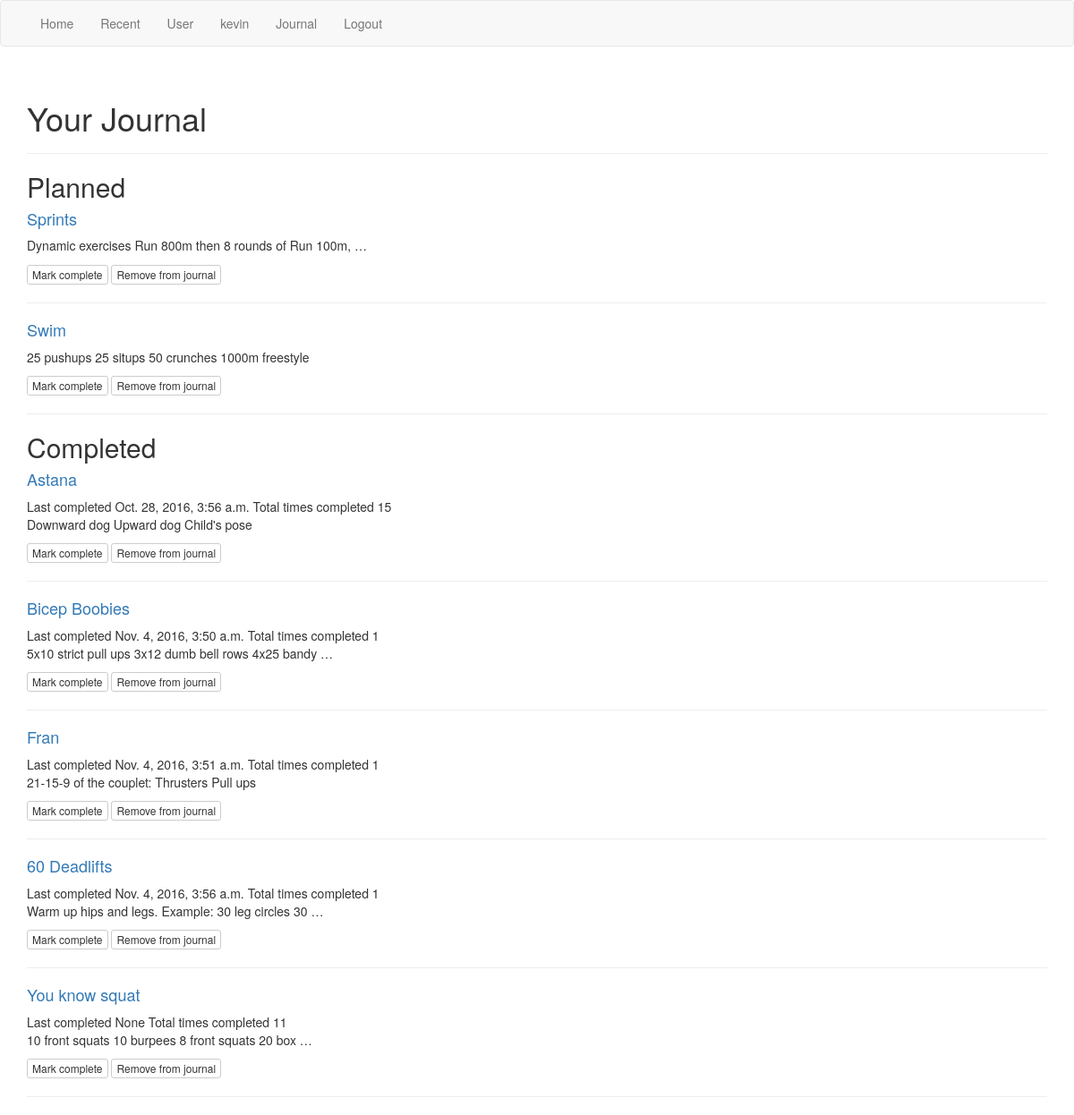
Page /workouts/journal/ (signed in) on the committed database.
### workouts/models.py (models this page shows, shortened)
class Journal(models.Model):
  user = models.ForeignKey(settings.AUTH_USER_MODEL, on_delete=models.CASCADE)
  routine = models.ForeignKey(Routine, on_delete=models.CASCADE)
  completed_on = models.DateTimeField(null=True)
  completed_count = models.IntegerField(default=0)

class Routine(models.Model):
  routine_title = models.CharField(max_length=70)
  routine_text = models.TextField()
  pub_date = models.DateTimeField('date published', default=timezone.now)
  created_by = models.ForeignKey(settings.AUTH_USER_MODEL, related_name="created_by")
  modify_date = models.DateTimeField('date modified', null=True)
  modified_by = models.ForeignKey(settings.AUTH_USER_MODEL, null=True, related_name="modified_by")
  likes = models.IntegerField(default=0)

### workouts/views.py (the view, shortened to what this page needs)
@login_required()
def journal(request):
  journal = Journal.objects.filter(user=request.user)
  journal_planned = journal.filter(completed_count=0)
  journal_completed = journal.filter(completed_count__gt=0)
  params = dict(journal_planned=journal_planned,
                journal_completed=journal_completed)
  return render(request, "workouts/journal.html", params)

### workouts/templates/workouts/journal.html (shortened to what this page needs)
{% extends "./journal_browse.html" %}
{% block journal_title %}
<div class="page-header"><h1>Your Journal</h1></div>
{% endblock %}
{% block journal_planned_buttons %}
<span>
  <p>
    <form method='post'>
      <span><button type="submit" name="mark_complete" class="btn btn-xs btn-default">Mark complete</button></span>
      <span><button type="submit" name="remove_from_journal" class="btn btn-xs btn-default">Remove from journal</button></span>
    </form>
  </p>
</span>
{% endblock %}
{% block journal_completed_buttons %}
<p>
  <form method='post'>
    <span><button type="submit" name="mark_complete" class="btn btn-xs btn-default">Mark complete</button></span>
    <span><button type="submit" name="remove_from_journal" class="btn btn-xs btn-default">Remove from journal</button></span>
  </form>
</p>
{% endblock %}

### workouts/templates/workouts/journal_browse.html (shortened to what this page needs)
{% extends "./base.html" %}
{% block content %}
{% block journal_title %}{% endblock %}
<div><h2>Planned</h2></div>
{% for entry in journal_planned %}
  <span>
    <div><h4><a href="{% url 'workouts:detail' entry.routine.id %}">{{ entry.routine.routine_title }}</a></h4></div>
    <div>{{ entry.routine.routine_text|truncatewords:10 }}</div>
  </span>
  {% block journal_planned_buttons %}
  {% endblock %}
  <hr>
{% endfor %}
<div><h2>Completed</h2></div>
{% for entry in journal_completed %}
  <div><h4><a href="{% url 'workouts:detail' entry.routine.id %}">{{ entry.routine.routine_title }}</a></h4></div>
  <div>
    <span>Last completed {{ entry.completed_on }}</span>
    <span>Total times completed {{ entry.completed_count }}<span>
  </div>
  <div>{{ entry.routine.routine_text|truncatewords:10 }}</div>
  {% block journal_completed_buttons %}
  {% endblock %}
  <hr>
{% endfor %}
{% endblock content %}

### workouts/templates/workouts/base.html (shortened to what this page needs)
<!DOCTYPE html>
<html lang="en">
  <head>
    {% load static %}
    <link href="{% static 'workouts/css/bootstrap.css' %}" rel="stylesheet" type="text/css">
    <link href="{% static 'workouts/css/style.css' %}" rel="stylesheet" type="text/css">
  </head>
  <body>
    <nav class="navbar navbar-default">
      <div class="container">
      {% block sidebar %}
        <div id="navbar" class="">
          <ul class="nav navbar-nav">
            <li><a href="{% url 'workouts:index' %}">Home</a></li>
            <li><a href="{% url 'workouts:index' %}?sort=-pub_date">Recent</a></li>
            <li><a href="{% url 'workouts:user' %}">User</a></li>
            {% if user.is_authenticated %}
              <li><a href="{% url 'workouts:profile' %}">{{ user.first_name }}</a></li>
              <li><a href="{% url 'workouts:journal' %}">Journal</a></li>
              <li><a href="{% url 'workouts:logout' %}">Logout</a></li>
            {% else %}
              <li><a href="{% url 'workouts:login' %}">Login</a></li>
              <li><a href="{% url 'workouts:sign_up' %}">Sign up</a></li>
            {% endif %}
          </ul>
      {% endblock sidebar %}
      </div>
    </nav>
    <div id="content" class="container">
      {% block content %}{% endblock %}
    </div>
  </body>
</html>

### rows in the picture
Journal: routine.routine_title "Sprints", routine.routine_text "Dynamic exercises Run 800m then 8 rounds of Run 100m, …"
Journal: routine.routine_title "Swim", routine.routine_text "25 pushups 25 situps 50 crunches 1000m freestyle"
Journal: routine.routine_title "Astana", completed_on "Oct. 28, 2016, 3:56 a.m.", completed_count "15", routine.routine_text "Downward dog Upward dog Child's pose"
Journal: routine.routine_title "Bicep Boobies", completed_on "Nov. 4, 2016, 3:50 a.m.", completed_count "1", routine.routine_text "5x10 strict pull ups 3x12 dumb bell rows 4x25 bandy …"
Journal: routine.routine_title "Fran", completed_on "Nov. 4, 2016, 3:51 a.m.", completed_count "1", routine.routine_text "21-15-9 of the couplet: Thrusters Pull ups"
Journal: routine.routine_title "60 Deadlifts", completed_on "Nov. 4, 2016, 3:56 a.m.", completed_count "1", routine.routine_text "Warm up hips and legs. Example: 30 leg circles 30 …"
Journal: routine.routine_title "You know squat", completed_on "None", completed_count "11", routine.routine_text "10 front squats 10 burpees 8 front squats 20 box …"

### other values in the picture
{{ user.first_name }} "kevin"
